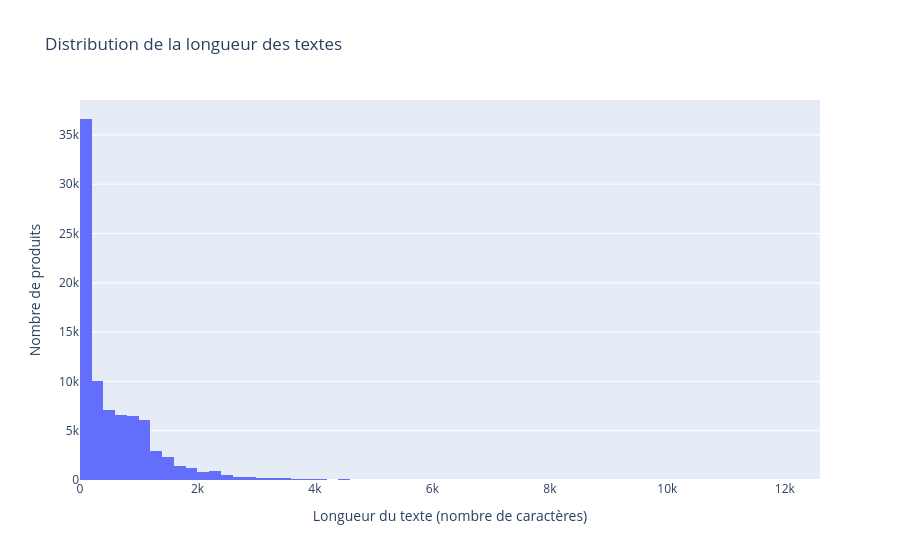

The code cell stored with this chart in its notebook:
### Code cell
fig = px.histogram(
    df,
    x="text_length",
    nbins=100,
    title="Distribution de la longueur des textes",
)

fig.update_layout(
    xaxis_title="Longueur du texte (nombre de caractères)",
    yaxis_title="Nombre de produits"
)

fig.show()

### Figure 1 — Plotly figure (JSON) as saved in the notebook; plotly's stock layout.template omitted (floating-point values rounded to 4 significant figures; data arrays with more than 128 entries replaced by an {"elided": "..."} marker saying what was removed)
{"data": [{"alignmentgroup": "True", "bingroup": "x", "hovertemplate": "text_length=%{x}<br>count=%{y}<extra></extra>", "legendgroup": "", "marker": {"color": "#636efa", "pattern": {"shape": ""}}, "name": "", "nbinsx": 100, "offsetgroup": "", "orientation": "v", "showlegend": false, "type": "histogram", "x": {"elided": "84916 int values"}, "xaxis": "x", "yaxis": "y"}], "layout": {"barmode": "relative", "legend": {"tracegroupgap": 0}, "title": {"text": "Distribution de la longueur des textes"}, "xaxis": {"anchor": "y", "domain": [0, 1], "title": {"text": "Longueur du texte (nombre de caractères)"}}, "yaxis": {"anchor": "x", "domain": [0, 1], "title": {"text": "Nombre de produits"}}}}
